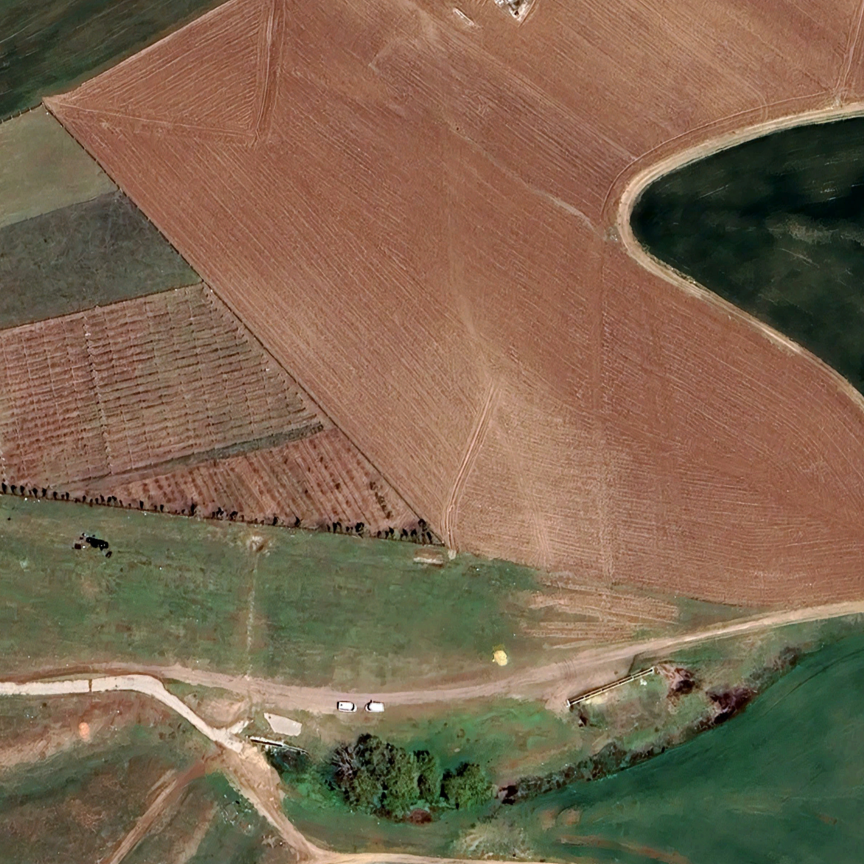
#> input picture data/bacikoy_sat.jpg, 4320 x 4320 px (shown at 1/5 size); its folder holds only this picture in this run
$ python -i utils.py   (imports and definitions only)
#> lines starting #> are read from the running program, lines starting #| are printed output that depends on the picture; after the words box and inside, x2 and y2 are one past the last pixel; in counts of white or black regions, pixels touching at a corner belong together
#> further down, picture is the input picture: shape (4320, 4320, 3); mean B, G, R 79.1, 102, 124.1
import numpy as np
from scipy.spatial.transform import Rotation as R
import cv2
import pandas as pd
from typing import Tuple
import math
import logging
import sys
from pathlib import Path
from datetime import datetime
import os
import atexit
import glob

# Logging is centralized in OV/utils_OV/logging_utils.py.
# Keep backward compatible re-exports here because many scripts import from `utils`.
from OV.utils_OV.logging_utils import (
    setup_unified_logging,
    attach_ros_logger_to_python_logging,
)

# [566 lines left out: functions setup_logging_with_redirect, setup_logging, wrap2_180, wrap2_pi, lla2ned, lla2enu and 13 more, not called in this run]


def compute_colorized_histogram(image, bins=(8, 8, 8), exclude_black=True):
    """
    Compute a normalized color histogram for an image in the HSV color space.
    Optionally excludes pixels that are fully black (0,0,0 in BGR).

    Args:
        image (numpy.ndarray): Input image in BGR format.
        bins (tuple): Number of bins for each channel (H, S, V).
        exclude_black (bool): Whether to exclude full black pixels from the histogram.

    Returns:
        numpy.ndarray: Flattened and normalized histogram.
    """
#> called with bins = (8, 8, 8), exclude_black = True

    mask=None
    # Create a mask to exclude full black pixels if needed
    if exclude_black:
        # This mask will be 255 (white) for pixels that are NOT full black
        # and 0 for pixels that are exactly (0,0,0) in BGR.
        mask = cv2.inRange(image, np.array([1, 1, 1], dtype=np.uint8),
                           np.array([255, 255, 255], dtype=np.uint8))
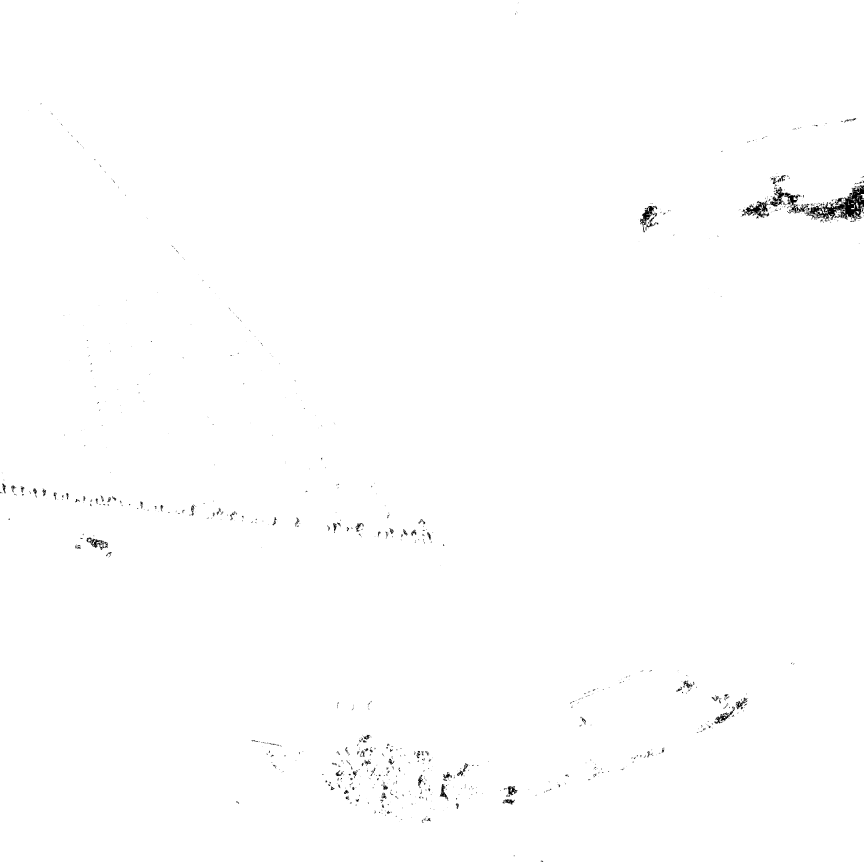
#> mask: shape (4320, 4320) (shown at 1/5 size); 99.6% white; 1277 black regions (943 under 20 px), largest, box (x1, y1, x2, y2) and area: (4030, 926, 4320, 1108) 17918, (3711, 935, 3922, 1089) 6950, (3920, 963, 4048, 1067) 3492

    # Convert the image to the HSV color space.
    image = cv2.cvtColor(image, cv2.COLOR_BGR2HSV)
#> image: shape (4320, 4320, 3); mean H, S, V 23.1, 100.1, 128.4

    # Compute the histogram for the HSV image using the mask (if provided)
    hist = cv2.calcHist([image], channels=[0, 1, 2], mask=mask,
                        histSize=bins, ranges=[0, 180, 0, 256, 0, 256])

    # Normalize the histogram so that the sum is 1.
    hist = cv2.normalize(hist, hist).flatten()
#> hist = 512 values, max 0.774 at index 28, min 0 at index 39, mean 0.00648

    return hist

# def color_similarity(hist1, hist2):
#     """
#     Compute a similarity metric between two images based solely on their color distribution,
#     while excluding full black pixels. This metric is rotation invariant since it relies on
#     the global color histogram.

#     Args:
#         image1, image2 (numpy.ndarray): Input images in BGR format.
#         bins (tuple): Number of bins for each HSV channel.
#         exclude_black (bool): Whether to exclude full black pixels from the histogram.

#     Returns:
#         float: Similarity score between 0 and 1.
#     """

#     # 0 is Corrolation based calculation
#     return cv2.compareHist(hist1, hist2, 0)


# [437 lines left out: functions draw_custom_matches, generate_orthoprojection, crop_non_black, calculate_heading_mag, not called in this run]


class StreamToLogger:
    """Redirects print/stdout/stderr to logging."""
    def __init__(self, logger, level):
        self.logger = logger
        self.level = level

    def write(self, buf):
        for line in buf.rstrip().splitlines():
            self.logger.log(self.level, line.rstrip())

    def flush(self):
        pass


# [61 lines left out: functions setup_logging, rotate_waypoints, not called in this run]

>>> import cv2
>>> picture = cv2.imread('data/bacikoy_sat.jpg')
>>> result = compute_colorized_histogram(picture)
#> result has the same summary as hist in compute_colorized_histogram
